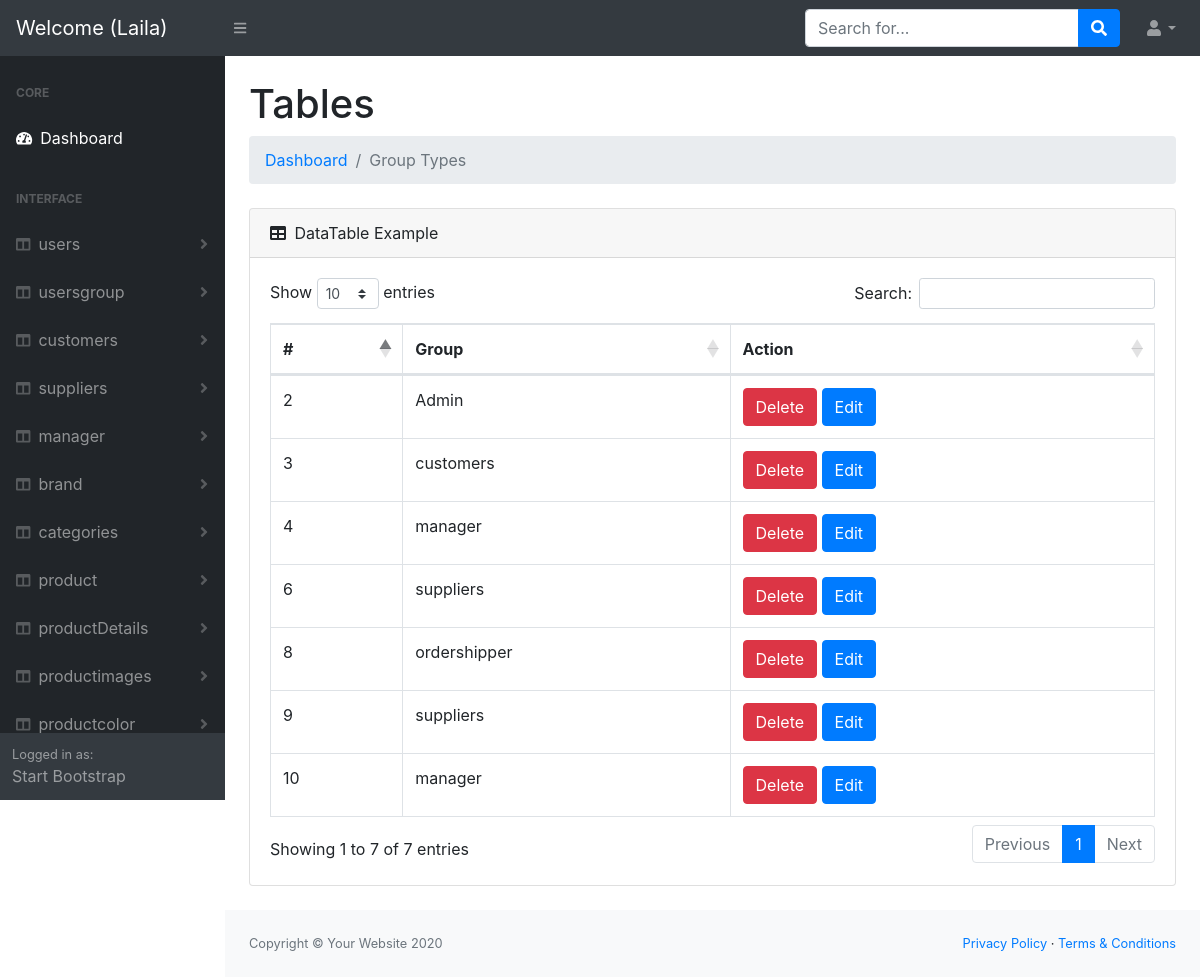
The app's page /Dashboard/admin/usersgroup/index.php (signed in) with its own data.
### tables this page shows
CREATE TABLE `usersgroup` (
  `id` int(11) NOT NULL,
  `Group` varchar(100) NOT NULL COMMENT 'to identify the user Type '
);

### Dashboard/admin/usersgroup/index.php (the view, shortened to what this page needs)
<?php
include '../helpers/dbconnection.php';
$sql = "SELECT * FROM `usersgroup` ORDER BY `usersgroup`.`id` desc ";
$op  = mysqli_query($conn, $sql);
include '../header.php';
?>
<body class="sb-nav-fixed">
    <?php
    include '../nav.php';
    ?>
    <div id="layoutSidenav">
        <?php
        include '../sidNave.php';
        ?>
        <div id="layoutSidenav_content">
            <main>
                <div class="container-fluid">
                    <h1 class="mt-4">Tables</h1>
                    <ol class="breadcrumb mb-4">
                        <?php
                        if (isset($_SESSION['errors'])) {
                            foreach ($_SESSION['errors'] as $key =>  $data) {
                                echo '* ' . $key . ' : ' . $data . '<br>';
                            }
                            unset($_SESSION['errors']);
                        } else {
                        ?>
                            <li class="breadcrumb-item"><a href="index.html">Dashboard</a></li>
                            <li class="breadcrumb-item active">Group Types</li>
                        <?php } ?>
                    </ol>
                    <div class="card mb-4">
                        <div class="card-header">
                            <i class="fas fa-table mr-1"></i>
                            DataTable Example
                        </div>
                        <div class="card-body">
                            <div class="table-responsive">
                                <table class="table table-bordered" id="dataTable" width="100%" cellspacing="0">
                                    <thead>
                                        <tr>
                                            <th>#</th>
                                            <th>Group</th>
                                            <th>Action</th>
                                        </tr>
                                    </thead>
                                    <tbody>
                                        <?php
                                        while ($data = mysqli_fetch_assoc($op)) {
                                        ?>
                                            <tr>
                                                <td><?php echo $data['id']; ?></td>
                                                <td><?php echo $data['Group']; ?></td>
                                                <td>
                                                    <a href='delete.php?id=<?php echo $data['id']; ?>' class='btn btn-danger m-r-1em'>Delete</a>
                                                    <a href='edit.php?id=<?php echo $data['id']; ?>' class='btn btn-primary m-r-1em'>Edit</a>
                                                </td>
                                            </tr>
                                        <?php } ?>
                                    </tbody>
                                </table>
                            </div>
                        </div>
                    </div>
                </div>
            </main>
            <?php
            include '../footer.php';
            ?>

### records on screen
usersgroup: id "10", Group "manager"
usersgroup: id "9", Group "suppliers"
usersgroup: id "8", Group "ordershipper"
usersgroup: id "6", Group "suppliers"
usersgroup: id "4", Group "manager"
usersgroup: id "3", Group "customers"
usersgroup: id "2", Group "Admin"

### other values on screen
$_SESSION['User']['firstName'] "Laila"
$data "users"
$data "usersgroup"
$data "customers"
$data "suppliers"
$data "manager"
$data "brand"
$data "categories"
$data "product"
$data "productDetails"
$data "productimages"
$data "productcolor"
